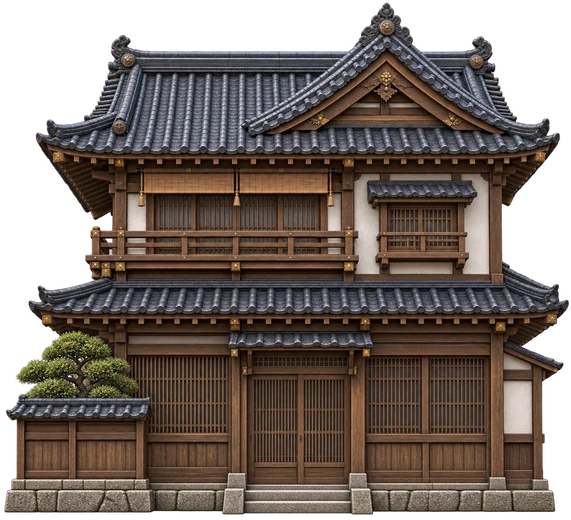
#> input picture images/exterior-styles/japan/home.webp, 571 x 520 px, found by its file name
$ python africa_preview.py
#> lines starting #> are read from the running program, lines starting #| are printed output that depends on the picture
"""아프리카 부족 마을에 추가한 건물 외형 14종을 한 장으로 모아 본다."""
from pathlib import Path

from PIL import Image, ImageDraw, ImageFont, ImageOps


ROOT = Path(__file__).resolve().parents[2]
OUT = ROOT / "docs" / "art" / "africa-tribal-exteriors-preview.png"
KINDS = ["home", "church", "harbor", "library", "mansion", "palace", "shipyard"]
LABELS = {
    "home": "HOME",
    "church": "SHRINE / PRAYER",
    "harbor": "RIVER LANDING",
    "library": "LORE / STUDY",
    "mansion": "LEADER RESIDENCE",
    "palace": "ROYAL PAVILION",
    "shipyard": "CANOE YARD",
}


def font(size: int):
    for path in (Path("C:/Windows/Fonts/malgunbd.ttf"), Path("C:/Windows/Fonts/arialbd.ttf")):
        if path.exists():
            return ImageFont.truetype(str(path), size)
    return ImageFont.load_default()


def main():
    cell_w, cell_h, pad = 390, 270, 16
    sheet = Image.new("RGB", (cell_w * len(KINDS), cell_h * 2 + 54), "#171310")
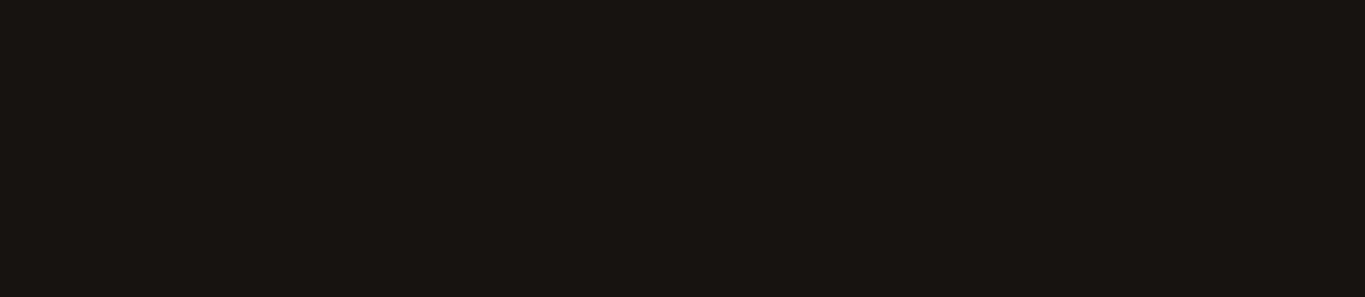
#> sheet: PIL image 2730x594 RGB (shown at 1/2 size); mean R, G, B 23, 19, 16
    draw = ImageDraw.Draw(sheet)
    title_font, label_font, set_font = font(26), font(16), font(22)
    draw.text((18, 10), "AFRICAN TRIBAL EXTERIORS - NEW 14 ASSETS", fill="#ead6ad", font=title_font)
    for row, bundle in enumerate(("kraal", "tent")):
        top = 54 + row * cell_h
        for col, kind in enumerate(KINDS):
            left = col * cell_w
            draw.rounded_rectangle((left + 6, top + 6, left + cell_w - 6, top + cell_h - 6), 12,
                                   fill="#29221c", outline="#65513c", width=2)
            image = Image.open(ROOT / "images" / "exterior-styles" / bundle / f"{kind}.webp").convert("RGBA")
#> image is the input picture: PIL image 571x520 RGBA; mean R, G, B, A 65.7, 54.6, 47.9, 189.2
            image = ImageOps.contain(image, (cell_w - pad * 2, cell_h - 66), Image.Resampling.LANCZOS)
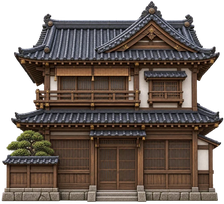
#> image: PIL image 224x204 RGBA; mean R, G, B, A 67.1, 56.1, 49.4, 189.2; transparent parts drawn white
            x = left + (cell_w - image.width) // 2
#> x = 83
            y = top + 14 + (cell_h - 66 - image.height) // 2
#> y = 68
            sheet.paste(image, (x, y), image)
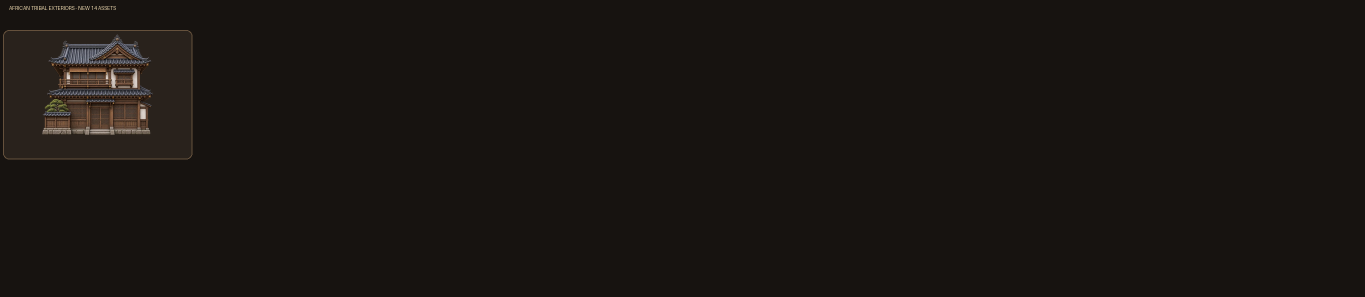
#> sheet: PIL image 2730x594 RGB (shown at 1/2 size); mean R, G, B 25.2, 20.8, 17.6
            draw.text((left + 16, top + cell_h - 45), LABELS[kind], fill="#e9dcc8", font=label_font)
            if col == 0:
                draw.text((left + 16, top + 14), bundle.upper(), fill="#d99b55", font=set_font)
    OUT.parent.mkdir(parents=True, exist_ok=True)
    sheet.save(OUT, optimize=True)
    print(OUT)


if __name__ == "__main__":
#> (the run stopped early here; a loop or call above may not have finished)
